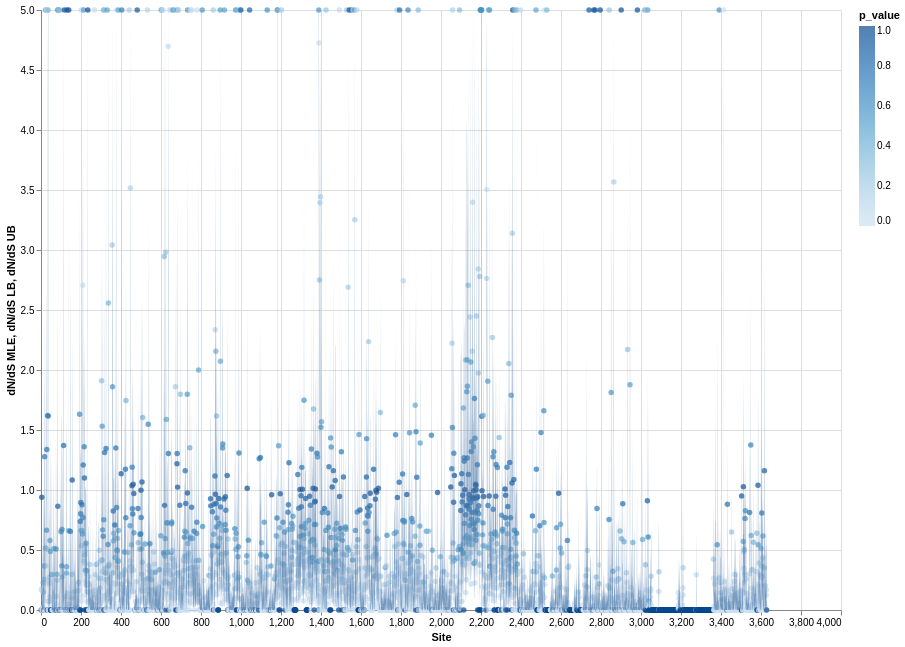

Notebook code for this chart:
### Code cell
source = df_main

line = alt.Chart(source).mark_circle().encode(
    x='Site',
    y = alt.Y('dN/dS MLE', scale=alt.Scale(domain=[0, 5], clamp=True)),
    color = "p_value"
).properties(
    width=800,
    height=600)


band = alt.Chart(source).mark_area(opacity=0.7).encode(x='Site',
                                                       y='dN/dS LB', 
                                                       y2='dN/dS UB')

#save(line+band, "FEL_all.png")
line+band

### Figure 1 — Vega-Lite specification as saved in the notebook (floating-point values rounded to 4 significant figures; data arrays with more than 128 entries replaced by an {"elided": "..."} marker saying what was removed)
{"config": {"view": {"continuousWidth": 400, "continuousHeight": 300}}, "layer": [{"mark": "circle", "encoding": {"color": {"field": "p_value", "type": "quantitative"}, "x": {"field": "Site", "type": "quantitative"}, "y": {"field": "dN/dS MLE", "scale": {"clamp": true, "domain": [0, 5]}, "type": "quantitative"}}, "height": 600, "width": 800}, {"mark": {"type": "area", "opacity": 0.7}, "encoding": {"x": {"field": "Site", "type": "quantitative"}, "y": {"field": "dN/dS LB", "type": "quantitative"}, "y2": {"field": "dN/dS UB"}}}], "data": {"name": "data-286a73241342db4a13a61c695e227713"}, "$schema": "https://vega.github.io/schema/vega-lite/v4.17.0.json", "datasets": {"data-286a73241342db4a13a61c695e227713": {"elided": "3628 records"}}}
